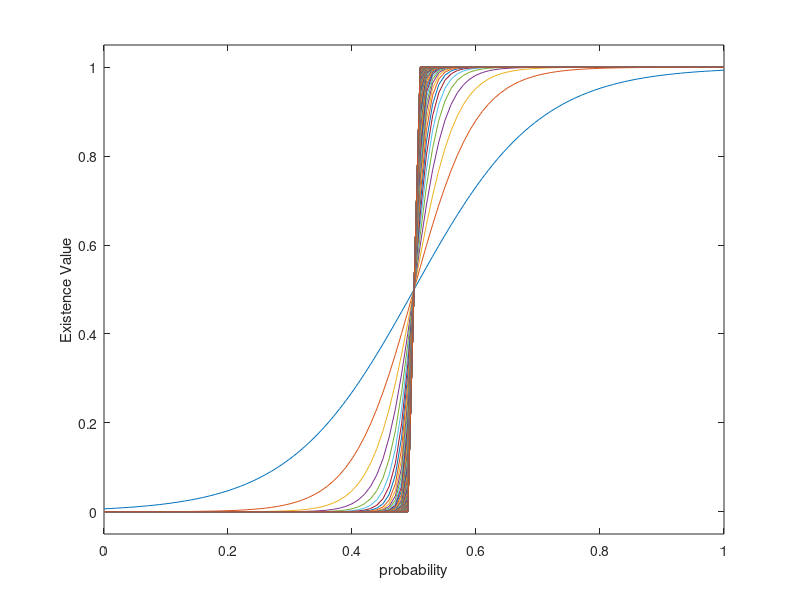

This chart was generated by the following MATLAB code:
x = 0:0.01:1;

for i=1:100
y = sigmf(x-0.5,[10*i 0]);
plot(x,y)
hold on
end
xlabel('probability');
ylabel('Existence Value');
ylim([-0.05 1.05]);

